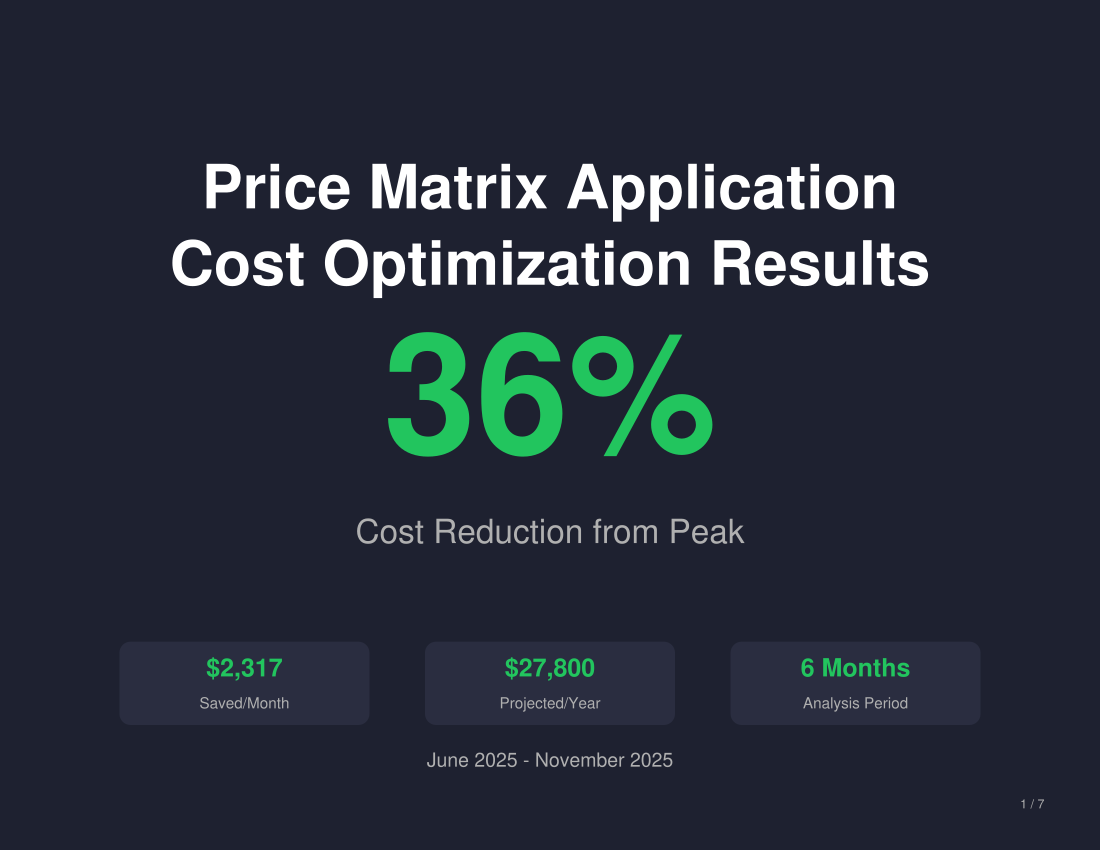

Write Python code to recreate this figure.
# -*- coding: utf-8 -*-
#!/usr/bin/env python3
"""
Price Matrix Application - Cost Optimization Presentation
6-Month Data: Jun 2025 - Nov 2025
"""

from reportlab.lib import colors
from reportlab.lib.pagesizes import LETTER, landscape
from reportlab.pdfgen import canvas
import os

# Page size
PAGE_WIDTH, PAGE_HEIGHT = landscape(LETTER)

# Color scheme
DARK_BG = colors.HexColor('#1e2130')
WHITE = colors.white
LIGHT_GRAY = colors.HexColor('#b0b0b0')
GREEN = colors.HexColor('#22c55e')
RED = colors.HexColor('#ef4444')
ORANGE = colors.HexColor('#f97316')
BLUE = colors.HexColor('#3b82f6')
PURPLE = colors.HexColor('#a855f7')
YELLOW = colors.HexColor('#eab308')
CYAN = colors.HexColor('#06b6d4')
TEAL = colors.HexColor('#14b8a6')


class PriceMatrixCostPDF:
    def __init__(self, filename):
        self.filename = filename
        self.c = canvas.Canvas(filename, pagesize=landscape(LETTER))
        self.width = PAGE_WIDTH
        self.height = PAGE_HEIGHT
        self.slide_num = 0
        
        # Data from the table (Jun 2025 - Nov 2025)
        self.months = ["Jun 2025", "Jul 2025", "Aug 2025", "Sep 2025", "Oct 2025", "Nov 2025"]
        
        # Individual environment costs
        self.dev_costs = [751.37, 913.00, 828.11, 307.28, 260.41, 249.96]
        self.qa_costs = [1019.94, 1053.10, 1069.06, 481.54, 372.43, 363.39]
        self.uat_costs = [1946.39, 1953.30, 1853.00, 1082.04, 1188.66, 999.36]
        self.prod_costs = [1951.00, 2528.00, 2582.00, 2512.00, 2613.00, 2518.00]
        
        # Combined: Non-Production (Dev + QA + UAT)
        self.non_prod = [d + q + u for d, q, u in zip(self.dev_costs, self.qa_costs, self.uat_costs)]
        
        # Production (as is)
        self.production = self.prod_costs
        
        # Totals
        self.totals = [np + p for np, p in zip(self.non_prod, self.production)]
        
    def draw_background(self):
        self.c.setFillColor(DARK_BG)
        self.c.rect(0, 0, self.width, self.height, fill=1, stroke=0)
        
    def new_slide(self):
        if self.slide_num > 0:
            self.c.showPage()
        self.slide_num += 1
        self.draw_background()
        
        self.c.setFont("Helvetica", 9)
        self.c.setFillColor(LIGHT_GRAY)
        self.c.drawRightString(self.width - 40, 30, f"{self.slide_num} / 7")

    # =========== SLIDE 1: Title ===========
    def slide_1_title(self):
        self.new_slide()
        
        # Peak (Jul) vs Current (Nov)
        peak_total = max(self.totals)
        peak_idx = self.totals.index(peak_total)
        nov_total = self.totals[-1]
        total_saved = peak_total - nov_total
        pct_saved = ((peak_total - nov_total) / peak_total) * 100
        
        self.c.setFont("Helvetica-Bold", 44)
        self.c.setFillColor(WHITE)
        self.c.drawCentredString(self.width/2, self.height - 150, "Price Matrix Application")
        self.c.drawCentredString(self.width/2, self.height - 205, "Cost Optimization Results")
        
        # Big percentage
        self.c.setFont("Helvetica-Bold", 120)
        self.c.setFillColor(GREEN)
        self.c.drawCentredString(self.width/2, self.height/2 - 20, f"{pct_saved:.0f}%")
        
        self.c.setFont("Helvetica", 24)
        self.c.setFillColor(LIGHT_GRAY)
        self.c.drawCentredString(self.width/2, self.height/2 - 85, "Cost Reduction from Peak")
        
        # Key metrics row
        metrics = [
            (f"${total_saved:,.0f}", "Saved/Month"),
            (f"${total_saved * 12:,.0f}", "Projected/Year"),
            ("6 Months", "Analysis Period")
        ]
        
        box_width = 180
        gap = 40
        start_x = (self.width - 3*box_width - 2*gap) / 2
        y = 90
        
        for i, (val, label) in enumerate(metrics):
            x = start_x + i * (box_width + gap)
            
            self.c.setFillColor(colors.HexColor('#2a2d40'))
            self.c.roundRect(x, y, box_width, 60, 8, fill=1, stroke=0)
            
            self.c.setFont("Helvetica-Bold", 18)
            self.c.setFillColor(GREEN)
            self.c.drawCentredString(x + box_width/2, y + 35, val)
            
            self.c.setFont("Helvetica", 11)
            self.c.setFillColor(LIGHT_GRAY)
            self.c.drawCentredString(x + box_width/2, y + 12, label)
        
        # Period
        self.c.setFont("Helvetica", 14)
        self.c.setFillColor(LIGHT_GRAY)
        self.c.drawCentredString(self.width/2, 60, "June 2025 - November 2025")

    # =========== SLIDE 2: Before & After ===========
    def slide_2_before_after(self):
        self.new_slide()
        
        self.c.setFont("Helvetica-Bold", 36)
        self.c.setFillColor(WHITE)
        self.c.drawCentredString(self.width/2, self.height - 70, "Before & After")
        
        # Peak (Jul) vs Current (Nov)
        peak_total = max(self.totals)
        peak_idx = self.totals.index(peak_total)
        peak_month = self.months[peak_idx]
        nov_total = self.totals[-1]
        monthly_saved = peak_total - nov_total
        
        # Before box (Peak - July)
        left_x = 100
        box_width = 280
        box_height = 200
        y = self.height - 320
        
        self.c.setFillColor(colors.HexColor('#3d2020'))
        self.c.roundRect(left_x, y, box_width, box_height, 12, fill=1, stroke=0)
        
        self.c.setFont("Helvetica-Bold", 16)
        self.c.setFillColor(ORANGE)
        self.c.drawCentredString(left_x + box_width/2, y + box_height - 25, "PEAK (JULY 2025)")
        
        self.c.setFont("Helvetica-Bold", 52)
        self.c.setFillColor(WHITE)
        self.c.drawCentredString(left_x + box_width/2, y + box_height/2, f"${peak_total/1000:.1f}K")
        
        self.c.setFont("Helvetica", 14)
        self.c.setFillColor(LIGHT_GRAY)
        self.c.drawCentredString(left_x + box_width/2, y + 30, "per month")
        
        # Arrow
        arrow_x = left_x + box_width + 40
        self.c.setFont("Helvetica-Bold", 50)
        self.c.setFillColor(GREEN)
        self.c.drawCentredString(arrow_x + 60, y + box_height/2, "->")
        
        # After box (November)
        right_x = self.width - 100 - box_width
        
        self.c.setFillColor(colors.HexColor('#1a3d1a'))
        self.c.roundRect(right_x, y, box_width, box_height, 12, fill=1, stroke=0)
        
        self.c.setFont("Helvetica-Bold", 16)
        self.c.setFillColor(GREEN)
        self.c.drawCentredString(right_x + box_width/2, y + box_height - 25, "CURRENT (NOVEMBER 2025)")
        
        self.c.setFont("Helvetica-Bold", 52)
        self.c.setFillColor(WHITE)
        self.c.drawCentredString(right_x + box_width/2, y + box_height/2, f"${nov_total/1000:.1f}K")
        
        self.c.setFont("Helvetica", 14)
        self.c.setFillColor(LIGHT_GRAY)
        self.c.drawCentredString(right_x + box_width/2, y + 30, "per month")
        
        # Savings highlight
        self.c.setFillColor(colors.HexColor('#1a3a1a'))
        self.c.roundRect((self.width - 400)/2, 80, 400, 70, 10, fill=1, stroke=0)
        
        self.c.setFont("Helvetica-Bold", 28)
        self.c.setFillColor(GREEN)
        self.c.drawCentredString(self.width/2, 120, f"${monthly_saved:,.0f} saved/month")
        
        self.c.setFont("Helvetica", 14)
        self.c.setFillColor(LIGHT_GRAY)
        self.c.drawCentredString(self.width/2, 95, f"${monthly_saved * 12:,.0f} projected annually")

    # =========== SLIDE 3: Optimization Actions ===========
    def slide_3_optimization_actions(self):
        self.new_slide()
        
        self.c.setFont("Helvetica-Bold", 36)
        self.c.setFillColor(WHITE)
        self.c.drawCentredString(self.width/2, self.height - 60, "Optimization Strategy - August 2025")
        
        # Calculate savings from Aug to Sep (when optimizations took effect)
        aug_total = self.totals[2]  # Aug
        sep_total = self.totals[3]  # Sep
        phase1_savings = aug_total - sep_total
        phase1_pct = (phase1_savings / aug_total) * 100
        
        # Main content box
        main_box_x = 80
        main_box_width = self.width - 160
        main_box_height = 320
        main_box_y = self.height - 420
        
        self.c.setFillColor(colors.HexColor('#2a2d40'))
        self.c.roundRect(main_box_x, main_box_y, main_box_width, main_box_height, 12, fill=1, stroke=0)
        
        # Header bar
        self.c.setFillColor(BLUE)
        self.c.roundRect(main_box_x, main_box_y + main_box_height - 55, main_box_width, 55, 12, fill=1, stroke=0)
        self.c.setFillColor(colors.HexColor('#2a2d40'))
        self.c.rect(main_box_x, main_box_y + main_box_height - 55, main_box_width, 25, fill=1, stroke=0)
        
        self.c.setFont("Helvetica-Bold", 18)
        self.c.setFillColor(WHITE)
        self.c.drawCentredString(self.width/2, main_box_y + main_box_height - 38, "Resource Cleanup & Consolidation")
        
        # Three action items
        actions = [
            ("Database Cleanup", "Deleted unused databases in\nDEV, QA and UAT environments", CYAN),
            ("Network Optimization", "Removed unused network instances\nfrom Azure SQL servers", PURPLE),
            ("Redis Cache Consolidation", "Consolidated Redis cache instances\ninto shared UAT infrastructure", TEAL)
        ]
        
        action_width = 190
        action_height = 180
        action_gap = 25
        action_start_x = main_box_x + (main_box_width - 3*action_width - 2*action_gap) / 2
        action_y = main_box_y + 35
        
        for i, (title, desc, color) in enumerate(actions):
            x = action_start_x + i * (action_width + action_gap)
            
            # Action box
            self.c.setFillColor(colors.HexColor('#1e2130'))
            self.c.roundRect(x, action_y, action_width, action_height, 10, fill=1, stroke=0)
            
            # Color accent at top
            self.c.setFillColor(color)
            self.c.roundRect(x, action_y + action_height - 8, action_width, 8, 4, fill=1, stroke=0)
            
            # Icon circle
            self.c.setFillColor(color)
            self.c.circle(x + action_width/2, action_y + action_height - 45, 18, fill=1, stroke=0)
            
            # Checkmark
            self.c.setFont("Helvetica-Bold", 18)
            self.c.setFillColor(WHITE)
            self.c.drawCentredString(x + action_width/2, action_y + action_height - 52, "✓")
            
            # Title
            self.c.setFont("Helvetica-Bold", 12)
            self.c.setFillColor(WHITE)
            self.c.drawCentredString(x + action_width/2, action_y + action_height - 85, title)
            
            # Description
            self.c.setFont("Helvetica", 10)
            self.c.setFillColor(LIGHT_GRAY)
            desc_lines = desc.split('\n')
            for j, line in enumerate(desc_lines):
                self.c.drawCentredString(x + action_width/2, action_y + action_height - 110 - j*14, line)
        
        # Savings box at bottom
        self.c.setFillColor(colors.HexColor('#1a3a1a'))
        self.c.roundRect((self.width - 450)/2, 60, 450, 60, 10, fill=1, stroke=0)
        
        self.c.setFont("Helvetica-Bold", 22)
        self.c.setFillColor(GREEN)
        self.c.drawCentredString(self.width/2, 95, f"${phase1_savings:,.0f} saved in first month")
        
        self.c.setFont("Helvetica", 13)
        self.c.setFillColor(LIGHT_GRAY)
        self.c.drawCentredString(self.width/2, 72, f"({phase1_pct:.0f}% reduction after optimization)")

    # =========== SLIDE 4: Full Data Table ===========
    def slide_4_data_table(self):
        self.new_slide()
        
        self.c.setFont("Helvetica-Bold", 32)
        self.c.setFillColor(WHITE)
        self.c.drawCentredString(self.width/2, self.height - 50, "6-Month Cost Breakdown")
        
        # Table
        table_x = 50
        table_y = self.height - 100
        col_widths = [80, 70, 70, 70, 70, 100, 90, 110]
        row_height = 42
        
        headers = ["Month", "DEV", "QA", "UAT", "PROD", "Non-Prod", "Production", "Change"]
        
        # Header row
        self.c.setFillColor(colors.HexColor('#3a3d50'))
        self.c.rect(table_x, table_y - row_height, sum(col_widths), row_height, fill=1, stroke=0)
        
        x = table_x
        self.c.setFont("Helvetica-Bold", 10)
        self.c.setFillColor(WHITE)
        for i, header in enumerate(headers):
            self.c.drawCentredString(x + col_widths[i]/2, table_y - 26, header)
            x += col_widths[i]
        
        # Subheader for Non-Prod
        self.c.setFont("Helvetica", 7)
        self.c.setFillColor(LIGHT_GRAY)
        nonprod_col_x = table_x + sum(col_widths[:5])
        self.c.drawCentredString(nonprod_col_x + col_widths[5]/2, table_y - 38, "(Dev+QA+UAT)")
        
        # Phase colors for rows
        phase_map = {
            0: (colors.HexColor('#555555'), ""),  # Jun - before
            1: (colors.HexColor('#555555'), ""),  # Jul - before (peak)
            2: (BLUE, "P1"),     # Aug - Phase 1 implemented
            3: (BLUE, "P1"),     # Sep - Phase 1 results
            4: (BLUE, "P1"),     # Oct - continued
            5: (BLUE, "P1")      # Nov - continued
        }
        
        prev_total = None
        for row_idx in range(len(self.months)):
            month = self.months[row_idx]
            dev = self.dev_costs[row_idx]
            qa = self.qa_costs[row_idx]
            uat = self.uat_costs[row_idx]
            prod = self.prod_costs[row_idx]
            non_prod = self.non_prod[row_idx]
            production = self.production[row_idx]
            total = self.totals[row_idx]
            
            row_y = table_y - (row_idx + 2) * row_height
            
            # Row background
            if row_idx % 2 == 0:
                self.c.setFillColor(colors.HexColor('#1a1d2e'))
            else:
                self.c.setFillColor(colors.HexColor('#22253a'))
            self.c.rect(table_x, row_y, sum(col_widths), row_height, fill=1, stroke=0)
            
            # Phase indicator
            phase_color, phase_label = phase_map[row_idx]
            self.c.setFillColor(phase_color)
            self.c.rect(table_x, row_y, 4, row_height, fill=1, stroke=0)
            
            x = table_x
            
            # Month
            self.c.setFont("Helvetica-Bold", 9)
            self.c.setFillColor(WHITE)
            self.c.drawCentredString(x + col_widths[0]/2, row_y + 16, month)
            x += col_widths[0]
            
            # DEV
            self.c.setFont("Helvetica", 9)
            self.c.setFillColor(CYAN)
            self.c.drawCentredString(x + col_widths[1]/2, row_y + 16, f"${dev:,.0f}")
            x += col_widths[1]
            
            # QA
            self.c.setFillColor(YELLOW)
            self.c.drawCentredString(x + col_widths[2]/2, row_y + 16, f"${qa:,.0f}")
            x += col_widths[2]
            
            # UAT
            self.c.setFillColor(PURPLE)
            self.c.drawCentredString(x + col_widths[3]/2, row_y + 16, f"${uat:,.0f}")
            x += col_widths[3]
            
            # Prod
            self.c.setFillColor(GREEN)
            self.c.drawCentredString(x + col_widths[4]/2, row_y + 16, f"${prod:,.0f}")
            x += col_widths[4]
            
            # Non-Production (combined)
            self.c.setFillColor(BLUE)
            self.c.drawCentredString(x + col_widths[5]/2, row_y + 16, f"${non_prod:,.0f}")
            x += col_widths[5]
            
            # Production
            self.c.setFillColor(GREEN)
            self.c.drawCentredString(x + col_widths[6]/2, row_y + 16, f"${production:,.0f}")
            x += col_widths[6]
            
            # Change (based on total)
            if prev_total is not None:
                change = total - prev_total
                change_pct = (change / prev_total) * 100
                
                if change < 0:
                    self.c.setFillColor(GREEN)
                    self.c.drawCentredString(x + col_widths[7]/2, row_y + 16, 
                        f"v ${abs(change):,.0f} ({abs(change_pct):.0f}%)")
                else:
                    self.c.setFillColor(RED)
                    self.c.drawCentredString(x + col_widths[7]/2, row_y + 16, 
                        f"^ ${change:,.0f} (+{change_pct:.0f}%)")
            else:
                self.c.setFont("Helvetica", 9)
                self.c.setFillColor(LIGHT_GRAY)
                self.c.drawCentredString(x + col_widths[7]/2, row_y + 16, "Baseline")
            
            prev_total = total
        
        # Legend
        legend_y = table_y - (len(self.months) + 2) * row_height - 15
        self.c.setFont("Helvetica-Bold", 10)
        self.c.setFillColor(WHITE)
        self.c.drawString(table_x, legend_y, "Legend:")
        
        legends = [
            (colors.HexColor('#555555'), "Before Optimization"),
            (BLUE, "Phase 1: Resource Cleanup (Aug onwards)")
        ]
        
        x = table_x + 55
        for color, label in legends:
            self.c.setFillColor(color)
            self.c.rect(x, legend_y - 2, 12, 12, fill=1, stroke=0)
            self.c.setFont("Helvetica", 9)
            self.c.setFillColor(LIGHT_GRAY)
            self.c.drawString(x + 16, legend_y, label)
            x += 230
        
        # Total summary
        peak_total = max(self.totals)
        nov_total = self.totals[-1]
        total_saved = peak_total - nov_total
        total_pct = (total_saved / peak_total) * 100
        
        self.c.setFillColor(colors.HexColor('#1a3a1a'))
        self.c.roundRect((self.width - 500)/2, 45, 500, 50, 10, fill=1, stroke=0)
        
        self.c.setFont("Helvetica-Bold", 17)
        self.c.setFillColor(GREEN)
        self.c.drawCentredString(self.width/2, 70, 
            f"Total Reduction from Peak: ${total_saved:,.0f}/month ({total_pct:.0f}%)")

    # =========== SLIDE 5: Monthly Trend Chart ===========
    def slide_5_trend_chart(self):
        self.new_slide()
        
        self.c.setFont("Helvetica-Bold", 36)
        self.c.setFillColor(WHITE)
        self.c.drawCentredString(self.width/2, self.height - 55, "Cost Reduction Trend")
        
        # Chart area
        chart_x = 100
        chart_y = 100
        chart_width = self.width - 200
        chart_height = 320
        
        # Y-axis
        max_val = 8000
        self.c.setStrokeColor(colors.HexColor('#444444'))
        self.c.setLineWidth(1)
        
        for i in range(5):
            val = i * 2000
            y = chart_y + (val / max_val) * chart_height
            
            self.c.setFont("Helvetica", 10)
            self.c.setFillColor(LIGHT_GRAY)
            self.c.drawRightString(chart_x - 10, y - 4, f"${val/1000:.0f}K")
            
            self.c.setStrokeColor(colors.HexColor('#333333'))
            self.c.line(chart_x, y, chart_x + chart_width, y)
        
        # Bars - color by phase
        bar_width = (chart_width - 80) / len(self.months)
        
        # Before optimization (Jun-Jul), Phase 1 (Aug onwards)
        bar_colors = [
            colors.HexColor('#666666'),  # Jun - before
            colors.HexColor('#666666'),  # Jul - before (peak)
            BLUE,     # Aug - Phase 1
            BLUE,     # Sep - Phase 1
            BLUE,     # Oct - Phase 1
            BLUE      # Nov - Phase 1
        ]
        
        prev_total = None
        for i, (month, total) in enumerate(zip(self.months, self.totals)):
            x = chart_x + 25 + i * bar_width
            bar_height = (total / max_val) * chart_height
            
            # Bar
            self.c.setFillColor(bar_colors[i])
            self.c.roundRect(x, chart_y, bar_width - 12, bar_height, 4, fill=1, stroke=0)
            
            # Value on bar
            self.c.setFont("Helvetica-Bold", 10)
            self.c.setFillColor(WHITE)
            self.c.drawCentredString(x + (bar_width-12)/2, chart_y + bar_height + 8, f"${total/1000:.1f}K")
            
            # Month label
            self.c.setFont("Helvetica", 10)
            self.c.setFillColor(LIGHT_GRAY)
            self.c.drawCentredString(x + (bar_width-12)/2, chart_y - 18, month[:3])
            
            # Change indicator
            if prev_total is not None:
                change = total - prev_total
                change_pct = (change / prev_total) * 100
                if change < 0:
                    self.c.setFont("Helvetica-Bold", 9)
                    self.c.setFillColor(GREEN)
                    self.c.drawCentredString(x + (bar_width-12)/2, chart_y - 32, f"v{abs(change_pct):.0f}%")
                elif change > 0:
                    self.c.setFont("Helvetica-Bold", 9)
                    self.c.setFillColor(RED)
                    self.c.drawCentredString(x + (bar_width-12)/2, chart_y - 32, f"^{change_pct:.0f}%")
            
            prev_total = total
        
        # Trend line
        points = []
        for i, total in enumerate(self.totals):
            x = chart_x + 25 + i * bar_width + (bar_width-12)/2
            y = chart_y + (total / max_val) * chart_height
            points.append((x, y))
        
        self.c.setStrokeColor(WHITE)
        self.c.setLineWidth(2)
        for i in range(len(points) - 1):
            self.c.line(points[i][0], points[i][1], points[i+1][0], points[i+1][1])
        
        # Legend
        self.c.setFont("Helvetica-Bold", 11)
        self.c.setFillColor(WHITE)
        self.c.drawString(chart_x, chart_y - 55, "Legend:")
        
        for i, (color, label) in enumerate([
            (colors.HexColor('#666666'), "Before Optimization"),
            (BLUE, "Phase 1: Resource Cleanup & Consolidation")
        ]):
            x = chart_x + 60 + i * 250
            self.c.setFillColor(color)
            self.c.rect(x, chart_y - 58, 12, 12, fill=1, stroke=0)
            self.c.setFont("Helvetica", 9)
            self.c.setFillColor(LIGHT_GRAY)
            self.c.drawString(x + 16, chart_y - 55, label)

    # =========== SLIDE 6: Environment Breakdown ===========
    def slide_6_environment_breakdown(self):
        self.new_slide()
        
        self.c.setFont("Helvetica-Bold", 36)
        self.c.setFillColor(WHITE)
        self.c.drawCentredString(self.width/2, self.height - 55, "Environment Cost Summary")
        
        # Two main boxes side by side
        box_width = 320
        box_height = 280
        gap = 80
        start_x = (self.width - 2*box_width - gap) / 2
        y = self.height - 380
        
        # Peak values for comparison
        non_prod_peak = max(self.non_prod)
        non_prod_peak_idx = self.non_prod.index(non_prod_peak)
        prod_peak = max(self.production)
        prod_peak_idx = self.production.index(prod_peak)
        
        # Non-Production (Dev + QA + UAT)
        np_x = start_x
        np_end = self.non_prod[-1]
        np_saved = non_prod_peak - np_end
        np_pct = (np_saved / non_prod_peak) * 100
        
        self.c.setFillColor(colors.HexColor('#1e3a5f'))
        self.c.roundRect(np_x, y, box_width, box_height, 12, fill=1, stroke=0)
        
        # Header
        self.c.setFillColor(BLUE)
        self.c.roundRect(np_x, y + box_height - 50, box_width, 50, 12, fill=1, stroke=0)
        self.c.setFillColor(colors.HexColor('#1e3a5f'))
        self.c.rect(np_x, y + box_height - 50, box_width, 20, fill=1, stroke=0)
        
        self.c.setFont("Helvetica-Bold", 16)
        self.c.setFillColor(WHITE)
        self.c.drawCentredString(np_x + box_width/2, y + box_height - 35, "Non-Production")
        
        self.c.setFont("Helvetica", 12)
        self.c.setFillColor(LIGHT_GRAY)
        self.c.drawCentredString(np_x + box_width/2, y + box_height - 65, "(DEV + QA + UAT)")
        
        # Values
        self.c.setFont("Helvetica", 14)
        self.c.setFillColor(ORANGE)
        self.c.drawCentredString(np_x + box_width/2, y + box_height - 100, f"Peak ({self.months[non_prod_peak_idx][:3]}): ${non_prod_peak:,.0f}")
        
        self.c.setFont("Helvetica-Bold", 20)
        self.c.setFillColor(WHITE)
        self.c.drawCentredString(np_x + box_width/2, y + box_height - 130, "v")
        
        self.c.setFont("Helvetica", 14)
        self.c.setFillColor(GREEN)
        self.c.drawCentredString(np_x + box_width/2, y + box_height - 160, f"Nov 2025: ${np_end:,.0f}")
        
        # Savings
        self.c.setFont("Helvetica-Bold", 42)
        self.c.setFillColor(GREEN)
        self.c.drawCentredString(np_x + box_width/2, y + 70, f"-{np_pct:.0f}%")
        
        self.c.setFont("Helvetica", 14)
        self.c.setFillColor(LIGHT_GRAY)
        self.c.drawCentredString(np_x + box_width/2, y + 30, f"${np_saved:,.0f} saved/month")
        
        # Production
        prod_x = start_x + box_width + gap
        prod_end = self.production[-1]
        prod_change = prod_end - prod_peak
        prod_pct = abs(prod_change / prod_peak) * 100
        
        self.c.setFillColor(colors.HexColor('#1f3d2a'))
        self.c.roundRect(prod_x, y, box_width, box_height, 12, fill=1, stroke=0)
        
        # Header
        self.c.setFillColor(GREEN)
        self.c.roundRect(prod_x, y + box_height - 50, box_width, 50, 12, fill=1, stroke=0)
        self.c.setFillColor(colors.HexColor('#1f3d2a'))
        self.c.rect(prod_x, y + box_height - 50, box_width, 20, fill=1, stroke=0)
        
        self.c.setFont("Helvetica-Bold", 16)
        self.c.setFillColor(WHITE)
        self.c.drawCentredString(prod_x + box_width/2, y + box_height - 35, "Production")
        
        self.c.setFont("Helvetica", 12)
        self.c.setFillColor(LIGHT_GRAY)
        self.c.drawCentredString(prod_x + box_width/2, y + box_height - 65, "(PROD Environment)")
        
        # Values
        self.c.setFont("Helvetica", 14)
        self.c.setFillColor(ORANGE)
        self.c.drawCentredString(prod_x + box_width/2, y + box_height - 100, f"Peak ({self.months[prod_peak_idx][:3]}): ${prod_peak:,.0f}")
        
        self.c.setFont("Helvetica-Bold", 20)
        self.c.setFillColor(WHITE)
        self.c.drawCentredString(prod_x + box_width/2, y + box_height - 130, "v")
        
        self.c.setFont("Helvetica", 14)
        if prod_change <= 0:
            self.c.setFillColor(GREEN)
        else:
            self.c.setFillColor(YELLOW)
        self.c.drawCentredString(prod_x + box_width/2, y + box_height - 160, f"Nov 2025: ${prod_end:,.0f}")
        
        # Status
        self.c.setFont("Helvetica-Bold", 28)
        self.c.setFillColor(YELLOW)
        self.c.drawCentredString(prod_x + box_width/2, y + 70, "Stable")
        
        self.c.setFont("Helvetica", 14)
        self.c.setFillColor(LIGHT_GRAY)
        if prod_change < 0:
            self.c.drawCentredString(prod_x + box_width/2, y + 30, f"${abs(prod_change):,.0f} saved/month")
        else:
            self.c.drawCentredString(prod_x + box_width/2, y + 30, f"${prod_change:,.0f} increase (capacity)")
        
        # Combined total at bottom
        total_saved = np_saved + (prod_peak - prod_end if prod_change < 0 else 0)
        if prod_change > 0:
            total_saved = np_saved - prod_change
        else:
            total_saved = np_saved + abs(prod_change)
            
        peak_total = max(self.totals)
        nov_total = self.totals[-1]
        actual_saved = peak_total - nov_total
        
        self.c.setFillColor(colors.HexColor('#1a3a1a'))
        self.c.roundRect((self.width - 400)/2, 60, 400, 55, 10, fill=1, stroke=0)
        
        self.c.setFont("Helvetica-Bold", 22)
        self.c.setFillColor(GREEN)
        self.c.drawCentredString(self.width/2, 92, f"Net Savings: ${actual_saved:,.0f}/month")

    # =========== SLIDE 7: Summary ===========
    def slide_7_summary(self):
        self.new_slide()
        
        self.c.setFont("Helvetica-Bold", 36)
        self.c.setFillColor(WHITE)
        self.c.drawCentredString(self.width/2, self.height - 55, "Summary")
        
        peak_total = max(self.totals)
        nov_total = self.totals[-1]
        monthly_saved = peak_total - nov_total
        annual_saved = monthly_saved * 12
        pct_saved = (monthly_saved / peak_total) * 100
        
        # Big numbers
        metrics = [
            (f"${monthly_saved/1000:.1f}K", "Saved/Month", GREEN),
            (f"${annual_saved/1000:.1f}K", "Projected/Year", GREEN),
            (f"{pct_saved:.0f}%", "Reduction", BLUE)
        ]
        
        box_width = 200
        gap = 50
        start_x = (self.width - 3*box_width - 2*gap) / 2
        y = self.height - 170
        
        for i, (val, label, color) in enumerate(metrics):
            x = start_x + i * (box_width + gap)
            
            self.c.setFont("Helvetica-Bold", 52)
            self.c.setFillColor(color)
            self.c.drawCentredString(x + box_width/2, y, val)
            
            self.c.setFont("Helvetica", 16)
            self.c.setFillColor(LIGHT_GRAY)
            self.c.drawCentredString(x + box_width/2, y - 30, label)
        
        # Optimization actions summary
        self.c.setFont("Helvetica-Bold", 16)
        self.c.setFillColor(WHITE)
        self.c.drawCentredString(self.width/2, self.height - 260, "Key Optimization Actions (August 2025)")
        
        actions = [
            ("Database Cleanup", "Deleted unused databases", CYAN),
            ("Network Optimization", "Removed unused instances", PURPLE),
            ("Redis Consolidation", "Shared infrastructure", TEAL)
        ]
        
        action_width = 200
        action_start = (self.width - 3*action_width - 40) / 2
        action_y = self.height - 340
        
        for i, (title, desc, color) in enumerate(actions):
            x = action_start + i * (action_width + 20)
            
            self.c.setFillColor(colors.HexColor('#2a2d40'))
            self.c.roundRect(x, action_y, action_width, 65, 8, fill=1, stroke=0)
            
            self.c.setFillColor(color)
            self.c.rect(x, action_y + 60, action_width, 5, fill=1, stroke=0)
            
            self.c.setFont("Helvetica-Bold", 12)
            self.c.setFillColor(color)
            self.c.drawCentredString(x + action_width/2, action_y + 42, title)
            
            self.c.setFont("Helvetica", 10)
            self.c.setFillColor(LIGHT_GRAY)
            self.c.drawCentredString(x + action_width/2, action_y + 18, desc)
        
        # Impact areas
        self.c.setFont("Helvetica-Bold", 14)
        self.c.setFillColor(WHITE)
        self.c.drawCentredString(self.width/2, self.height - 395, "Impact: DEV, QA, and UAT Environments")
        
        # Environments impacted
        env_colors = [CYAN, YELLOW, PURPLE]
        env_names = ["DEV", "QA", "UAT"]
        env_start = (self.width - 3*80 - 40) / 2
        
        for i, (name, color) in enumerate(zip(env_names, env_colors)):
            x = env_start + i * 100
            self.c.setFillColor(color)
            self.c.roundRect(x, self.height - 440, 70, 28, 6, fill=1, stroke=0)
            self.c.setFont("Helvetica-Bold", 12)
            self.c.setFillColor(WHITE)
            self.c.drawCentredString(x + 35, self.height - 432, name)
        
        # Bottom message
        self.c.setFillColor(colors.HexColor('#1a3a1a'))
        self.c.roundRect(100, 70, self.width - 200, 55, 10, fill=1, stroke=0)
        
        self.c.setFont("Helvetica-Bold", 20)
        self.c.setFillColor(WHITE)
        self.c.drawCentredString(self.width/2, 97, "Optimized resources, reduced costs, maintained performance")

    def generate(self):
        print("=" * 70)
        print("  Price Matrix Application - Cost Optimization Presentation")
        print("=" * 70)
        print("")
        print("  Data Source: Azure Cost Management")
        print("  Period: June 2025 - November 2025 (6 Months)")
        print("")
        print("  6-Month Cost Data:")
        print("  " + "-" * 66)
        print(f"  {'Month':<12} {'DEV':>10} {'QA':>10} {'UAT':>10} {'PROD':>10} {'Total':>12}")
        print("  " + "-" * 66)
        for i, month in enumerate(self.months):
            total = self.totals[i]
            print(f"  {month:<12} ${self.dev_costs[i]:>8,.0f} ${self.qa_costs[i]:>8,.0f} ${self.uat_costs[i]:>8,.0f} ${self.prod_costs[i]:>8,.0f} ${total:>10,.0f}")
        print("  " + "-" * 66)
        print("")
        print("  Environment Groups:")
        np_peak = max(self.non_prod)
        prod_peak = max(self.production)
        print(f"    Non-Production: ${np_peak:,.0f} -> ${self.non_prod[-1]:,.0f} (saved ${np_peak - self.non_prod[-1]:,.0f})")
        print(f"    Production:     ${prod_peak:,.0f} -> ${self.production[-1]:,.0f}")
        peak_total = max(self.totals)
        print(f"    Total Savings:  ${peak_total - self.totals[-1]:,.0f}/month ({((peak_total - self.totals[-1])/peak_total)*100:.0f}% reduction)")
        print("")
        
        self.slide_1_title()
        print("  [OK] Slide 1: Title & Key Metrics")
        
        self.slide_2_before_after()
        print("  [OK] Slide 2: Before & After (Peak vs Current)")
        
        self.slide_3_optimization_actions()
        print("  [OK] Slide 3: Optimization Strategy & Actions")
        
        self.slide_4_data_table()
        print("  [OK] Slide 4: Full 6-Month Data Table")
        
        self.slide_5_trend_chart()
        print("  [OK] Slide 5: Cost Reduction Trend Chart")
        
        self.slide_6_environment_breakdown()
        print("  [OK] Slide 6: Environment Cost Summary")
        
        self.slide_7_summary()
        print("  [OK] Slide 7: Final Summary")
        
        self.c.save()
        print("")
        print("=" * 70)
        print(f"  Presentation saved: {self.filename}")
        print(f"  File size: {os.path.getsize(self.filename) / 1024:.1f} KB")
        print("=" * 70)


if __name__ == "__main__":
    pdf = PriceMatrixCostPDF("/workspace/Price_Matrix_Cost_Optimization.pdf")
    pdf.generate()
